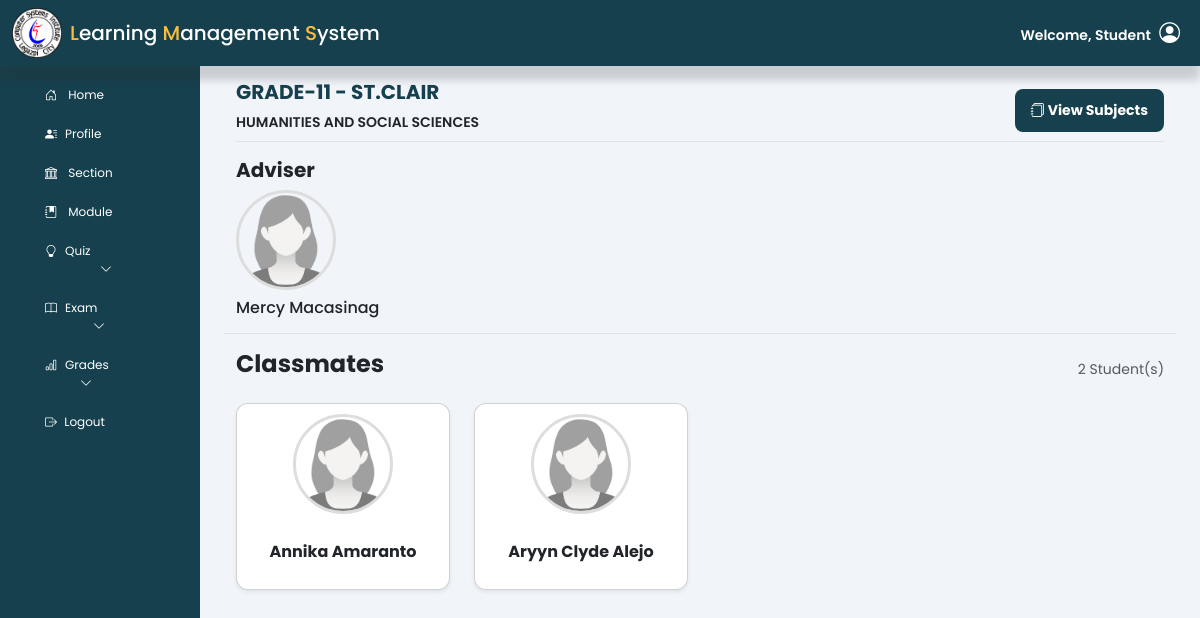
Page /index.php?page=student_section (signed in) on the committed database.
### tables this page shows
CREATE TABLE `section` (
  `section_code` varchar(50) NOT NULL,
  `strand_code` varchar(50) DEFAULT NULL,
  `grade_lvl` varchar(30) NOT NULL,
  `section_name` varchar(20) NOT NULL,
  `school_year` varchar(10) NOT NULL,
  `teacher_id` varchar(50) NOT NULL,
  `date_created` date NOT NULL
);

CREATE TABLE `strand` (
  `strand_code` varchar(50) NOT NULL,
  `strand_name` varchar(30) DEFAULT NULL,
  `strand_desc` varchar(100) DEFAULT NULL
);

CREATE TABLE `teacher` (
  `teacher_id` varchar(50) NOT NULL COMMENT 'Primary key',
  `teacher_fname` varchar(50) NOT NULL,
  `teacher_mname` varchar(50) DEFAULT NULL,
  `teacher_lname` varchar(50) NOT NULL,
  `teacher_contact` varchar(15) NOT NULL,
  `teacher_gender` varchar(50) NOT NULL,
  `teacher_dob` date NOT NULL,
  `status` varchar(50) NOT NULL,
  `teacher_address` varchar(150) NOT NULL,
  `image` varchar(255) DEFAULT NULL,
  `id` varchar(50) DEFAULT NULL COMMENT 'User ID'
);

CREATE TABLE `enroll` (
  `stu_lrn` varchar(12) NOT NULL COMMENT 'STUDENT LRN',
  `section_code` varchar(50) NOT NULL COMMENT 'SECTION NAME',
  `semester` varchar(50) NOT NULL COMMENT 'set semester',
  `school_year` varchar(30) NOT NULL COMMENT 'set school year',
  `date_enroll` date DEFAULT NULL,
  `enroll_status` varchar(30) NOT NULL,
  `current_school` varchar(70) NOT NULL,
  `school_id` mediumint UNSIGNED DEFAULT NULL,
  `school_address` varchar(100) NOT NULL,
  `school_type` varchar(30) NOT NULL,
  `requirements_submit` varchar(100) DEFAULT NULL
);

CREATE TABLE `student` (
  `stu_id` int NOT NULL,
  `stu_lrn` varchar(12) NOT NULL COMMENT 'STUDENT LRN',
  `stu_fname` varchar(50) NOT NULL,
  `stu_mname` varchar(30) DEFAULT NULL,
  `stu_lname` varchar(50) NOT NULL,
  `stu_address` varchar(100) NOT NULL,
  `stu_contact` varchar(15) NOT NULL,
  `stu_gender` varchar(50) NOT NULL,
  `stu_email` varchar(100) NOT NULL,
  `stu_dob` date NOT NULL,
  `stu_pob` varchar(70) NOT NULL COMMENT 'Place of birth',
  `father_name` varchar(250) NOT NULL COMMENT 'Parent name',
  `mother_name` varchar(250) NOT NULL COMMENT 'Parent Name',
  `parent_contact` varchar(15) NOT NULL,
  `image` varchar(255) DEFAULT NULL,
  `id` varchar(50) DEFAULT NULL COMMENT 'User ID'
);

### includes/dbh-inc.php (called while the page is built)
<?php
include "function.php";
$mySQLFunction = new myDataBase(
    "jsftj8ez0cevjz8v.cbetxkdyhwsb.us-east-1.rds.amazonaws.com",
    "dui2ff3pt215060n",
    "y45buvc5ksp80l01",
    "rw73o3ap7n2qe5xr"
);

### includes/function.php (called while the page is built, shortened)
<?php
class myDataBase
{
    private $hostname;
    private $username;
    private $password;
    private $database;
    public $con;
    public function __construct($hostname, $username, $password, $database)
    {
        $this->hostname = $hostname;
        $this->username = $username;
        $this->password = $password;
        $this->database = $database;
    }
    public function connection()
    {
        try {
            if (!$this->con) {
                $this->con = mysqli_connect($this->hostname, $this->username, $this->password, $this->database);
                if ($this->con) {
                    return true;
                } else {
                    return false;
                }
            } else {
                return true;
            }
        } catch (mysqli_sql_exception $e) {
            echo $e;
        }
    }
    public function getStudentStrandAndSectionaAlsoAdviser($student_id)
    {
        $sql = "
        SELECT
            mainStudent.stu_lrn AS target_student_lrn,
            mainStudent.stu_fname AS target_student_fname,
            mainStudent.stu_lname AS target_student_lname,
            mainStudent.stu_gender,
            mainEnroll.section_code AS target_section_code,
            s.section_name,
            s.grade_lvl,
            st.strand_code,
            st.strand_name,
            st.strand_desc,
            t.teacher_id,
            t.teacher_fname,
            t.teacher_lname,
            t.teacher_gender,
            t.image,
            classmate.stu_lrn AS classmate_lrn,
            classmate.stu_fname AS classmate_fname,
            classmate.stu_lname AS classmate_lname,
            classmate.image AS student_image,
            COUNT(mainEnroll.stu_lrn) OVER (PARTITION BY s.section_code) AS enrolled_count
        FROM
            enroll mainEnroll
        INNER JOIN
            section s ON mainEnroll.section_code = s.section_code
        INNER JOIN
            strand st ON s.strand_code = st.strand_code
        INNER JOIN
            teacher t ON s.teacher_id = t.teacher_id
        INNER JOIN
            student mainStudent ON mainEnroll.stu_lrn = mainStudent.stu_lrn
        LEFT JOIN
            enroll classmateEnroll ON classmateEnroll.section_code = mainEnroll.section_code
        LEFT JOIN
            student classmate ON classmateEnroll.stu_lrn = classmate.stu_lrn
        WHERE
            mainEnroll.stu_lrn = ?
        ORDER BY classmate.stu_lrn";
        $stmt = $this->con->prepare($sql);
        $stmt->bind_param("s", $student_id);
        $stmt->execute();
        $result = $stmt->get_result()->fetch_all(MYSQLI_ASSOC);
        return $result;
    }
}

### student_section.php (the view, shortened to what this page needs)
<?php
require_once "./includes/dbh-inc.php";
$mySQLFunction->connection();
$result = $mySQLFunction->getStudentStrandAndSectionaAlsoAdviser($_SESSION['stu_lrn']);
?>
<main class="col-md-12 ms-sm-auto col-lg-10 px-md-4 mt-3">
    <div class="row">
        <div class="col-12">
            <div class="container">
                <div class="mt-2">
                    <?php if (!empty($result)) : ?>
                        <div class="d-flex justify-content-between align-items-center border-bottom pt-2">
                            <div class="d-flex flex-column">
                                <?php
                                $payload = $result[0];
                                echo "<h5 class='fw-bold primary-text'>" . htmlspecialchars($payload["grade_lvl"]) . " - " . htmlspecialchars($payload["section_name"]) . "</h5>";
                                echo "<small class='fw-semibold pb-2'>" . htmlspecialchars($payload["strand_desc"]) . " </small>";
                                ?>
                            </div>
                            <div type="button"
                                class="btn btn-sm fw-bold d-flex align-items-center primary-color text-white">
                                <a class="nav-link active" href="index.php?page=student_subject"><i class="bi bi-journals"></i>
                                    View Subjects
                                </a>
                            </div>
                        </div>
                    <?php endif; ?>
                    <div class="row align-items-center  border-bottom pt-3">
                        <?php if (!empty($result)) : ?>
                            <h5 class="fw-bold">Adviser</h5>
                            <div class="col-lg-12 text-center text-sm-start">
                                <?php
                                $uploadDir = "./assets/Upload/";
                                if (!empty($payload['image']) && file_exists($uploadDir . $payload['image'])) {
                                ?>
                                    <img src="<?= htmlspecialchars($uploadDir . $payload['image']); ?>" alt="Profile Image" draggable="false" class="classmate-img-circle mb-2">
                                    <?php
                                } else {
                                    if (!empty($payload['teacher_gender']) && $payload['teacher_gender'] === "MALE") {
                                    ?>
                                        <img src="./assets/Upload/resources/default-male.png" alt="Profile Image" draggable="false" class="classmate-img-circle mb-2">
                                    <?php
                                    } else {
                                    ?>
                                        <img src="./assets/Upload/resources/default-female.png" alt="Profile Image" draggable="false" class="classmate-img-circle mb-2">
                                <?php
                                    }
                                }
                                ?>
                                <h6 class="mb-3"><?= htmlspecialchars(ucwords(strtolower(($payload["teacher_fname"] . " " . $payload["teacher_lname"])))) ?></h6>
                            </div>
                        <?php endif; ?>
                    </div>
                    <div>
                        <div class="d-flex justify-content-between align-items-center">
                            <h4 class="fw-bold mb-4 mt-3">Classmates</h4>
                            <div class="text-end">
                                <small class="text-muted">
                                    <?php
                                    if (!empty($result)) {
                                        echo (count($result) - 1) . " Student(s)";
                                    }
                                    ?>
                                </small>
                            </div>
                        </div>
                        <div class="row lms-scroll-bar">
                            <?php if (!empty($result)) : ?>
                                <?php foreach ($result as $classmate) : ?>
                                    <?php if ($classmate["classmate_lrn"] !== $_SESSION['stu_lrn']) : ?>
                                        <div class="col-lg-3 col-md-4 col-sm-6 mb-4">
                                            <div class="card section shadow-sm">
                                                <?php
                                                $uploadDir = "./assets/Upload/";
                                                $studentImagePath = !empty($classmate['student_image']) ? $uploadDir . $classmate['student_image'] : '';
                                                if (!empty($studentImagePath) && file_exists($studentImagePath)) {
                                                    echo '<img src="' . htmlspecialchars($studentImagePath) . '" alt="Profile Image" draggable="false" class="classmate-img-circle mb-2">';
                                                } else {
                                                    $defaultImage = $classmate['stu_gender'] === "MALE"
                                                        ? "./assets/Upload/resources/default-male.png"
                                                        : "./assets/Upload/resources/default-female.png";
                                                    echo '<img src="' . htmlspecialchars($defaultImage) . '" alt="Default Profile" draggable="false" class="classmate-img-circle mb-2">';
                                                }
                                                ?>
                                                <div class="card-body">
                                                    <h6 class="card-title"><?= htmlspecialchars(ucwords(strtolower(($classmate["classmate_fname"] . " " . $classmate["classmate_lname"])))) ?></h6>
                                                </div>
                                            </div>
                                        </div>
                                    <?php endif; ?>
                                <?php endforeach; ?>
                            <?php else : ?>
                                <div class="col-12">
                                    <p class="text-danger">No classmates found.</p>
                                </div>
                            <?php endif; ?>
                        </div>
                    </div>
                </div>
            </div>
        </div>
    </div>
</main>

### assets/css/student.css (style rules this page uses)
body { font-family: "Poppins", sans-serif; background-color: #f1f4f9; }
.primary-color { background-color: #16404D !important; }
.primary-text { color: #16404D !important; }
.classmate-img-circle { width: 120px; height: 120px; object-fit: cover; border-radius: 50%; border: 3px solid #ddd; }
.section { transition: transform 0.2s; text-align: center; display: flex; flex-direction: column; justify-content: center; align-items: center; padding-top: 10px; }
.card { border-radius: 12px; overflow: hidden; transition: transform 0.2s ease-in-out, box-shadow 0.2s ease-in-out; }
.card-body { padding: 20px; }
.card-title { font-weight: bold; }
.btn { border-radius: 8px; padding: 10px 15px; font-weight: 600; transition: background-color 0.2s ease-in-out; }

### student_section.php (style rules this page uses)
.classmate-img-circle { width: 100px; height: 100px; object-fit: cover; border-radius: 50%; border: 3px solid #ddd; }
.section { transition: transform 0.2s; text-align: center; display: flex; flex-direction: column; justify-content: center; align-items: center; padding-top: 10px; }

### rows in the picture
section: grade_lvl "GRADE-11", section_name "ST.CLAIR"
strand: strand_desc "HUMANITIES AND SOCIAL SCIENCES"
teacher: teacher_fname+teacher_lname "Mercy Macasinag"
enroll: shows a picture, student.stu_fname+stu_lname "Annika Amaranto", student.stu_fname+stu_lname "Aryyn Clyde Alejo"

### other values in the picture
$_SESSION["user_role"] "Student"
count($result) - 1 "2"
